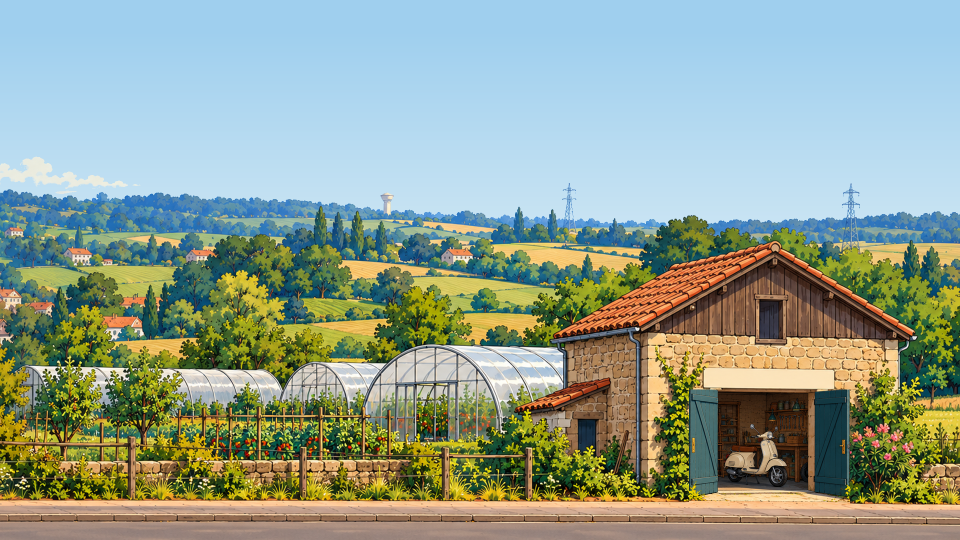
#> input picture assets/images/carte/tuile-10-campagne-a.png, 1920 x 1080 px, given in place of tuile-15-retraites-c.png, which was not available (shown at 1/2 size)
$ python riches-raccorder.py
#> lines starting #> are read from the running program, lines starting #| are printed output that depends on the picture; pictures that were not available may be replaced by others from this repository, and a replacement may not be noted
from pathlib import Path
from PIL import Image, ImageDraw, ImageFilter
import numpy as np

root = Path(__file__).resolve().parents[3]
sources = root / 'docs/retouches-carte/sources'
names = ['tuile-15-retraites-c.png', 'tuile-16-riches-a.png', 'tuile-17-riches-b.png', 'tuile-18-riches-c.png', 'tuile-01-paris-a.png']

def cut(original, painted, start, end, height=1030):
    cost = np.abs(original[:height, start:end].astype(float) - painted[:height, start:end]).mean(axis=2)
    parents = np.zeros(cost.shape, np.int16)
    cumulative = cost[0].copy()
    for y in range(1, height):
        options = np.stack([np.r_[np.inf, cumulative[:-1]], cumulative, np.r_[cumulative[1:], np.inf]])
        choice = np.argmin(options, axis=0)
        parents[y] = np.arange(end-start) + choice - 1
        cumulative = cost[y] + np.min(options, axis=0)
    path = np.empty(height, np.int32)
    path[-1] = np.argmin(cumulative)
    for y in range(height-1, 0, -1):
        path[y-1] = parents[y, path[y]]
    return path + start

for n, key in enumerate(['15a', 'ab', 'bc', 'c01']):
    left_tile = Image.open(root / 'assets/images/carte' / names[n]).convert('RGB')
    right_tile = Image.open(root / 'assets/images/carte' / names[n+1]).convert('RGB')
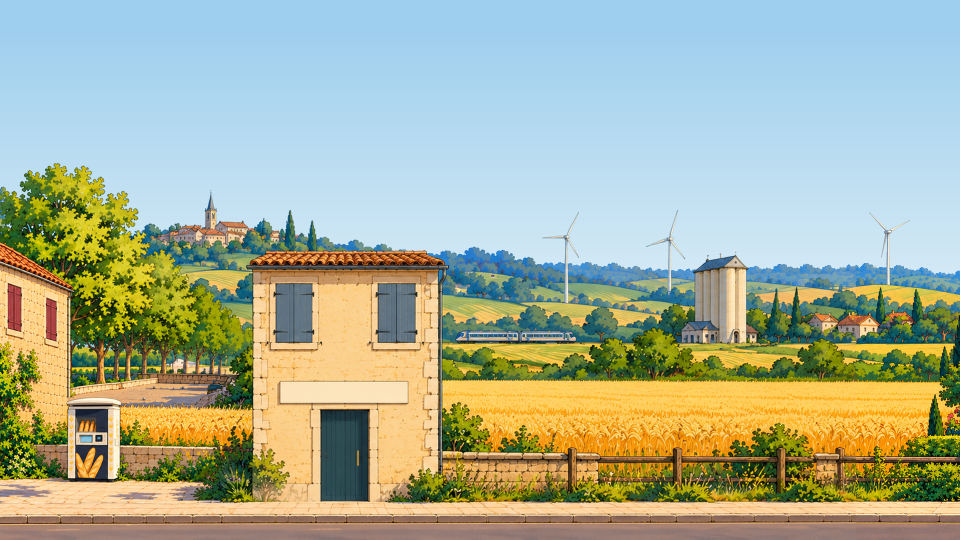
#> input picture assets/images/carte/tuile-12-campagne-c.png, 1920 x 1080 px, given in place of tuile-16-riches-a.png, which was not available (shown at 1/2 size)
    context = Image.new('RGB', (1280, 1080))
#> context: PIL image 1280x1080 RGB; every value is 0
    context.paste(left_tile.crop((1280, 0, 1920, 1080)), (0, 0))
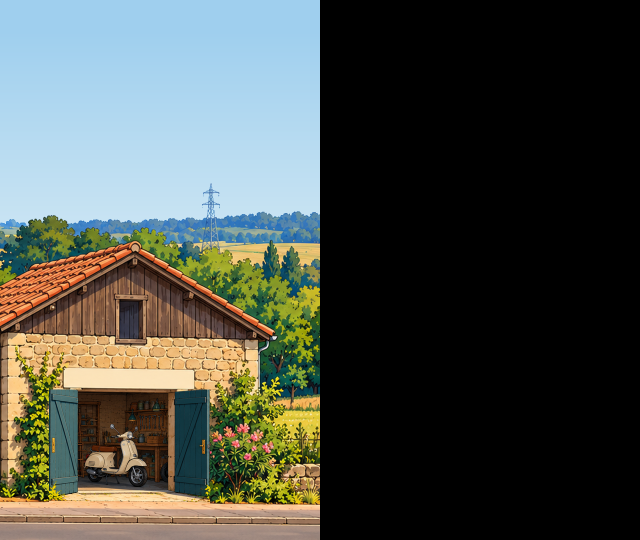
#> context: PIL image 1280x1080 RGB (shown at 1/2 size); mean R, G, B 73.3, 78.1, 72
    context.paste(right_tile.crop((0, 0, 640, 1080)), (640, 0))
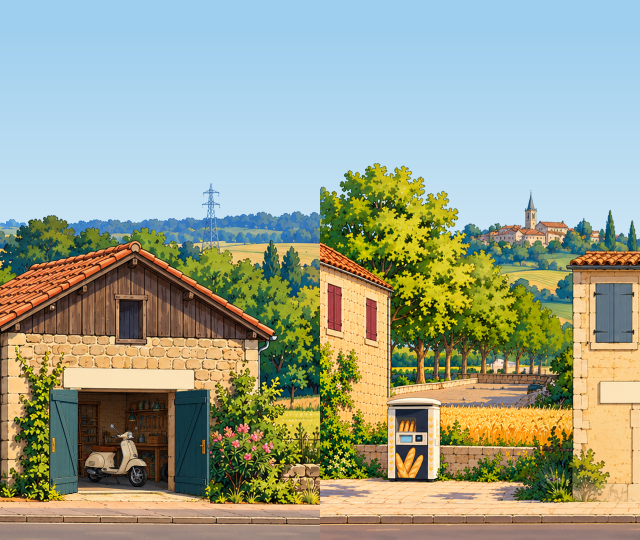
#> context: PIL image 1280x1080 RGB (shown at 1/2 size); mean R, G, B 155.9, 163.6, 142.6
    original = np.array(context)
    painted = np.array(Image.open(sources / f'riches-raccord-{key}-source.png').convert('RGB'))
#> (the run stopped early here; a loop or call above may not have finished)
